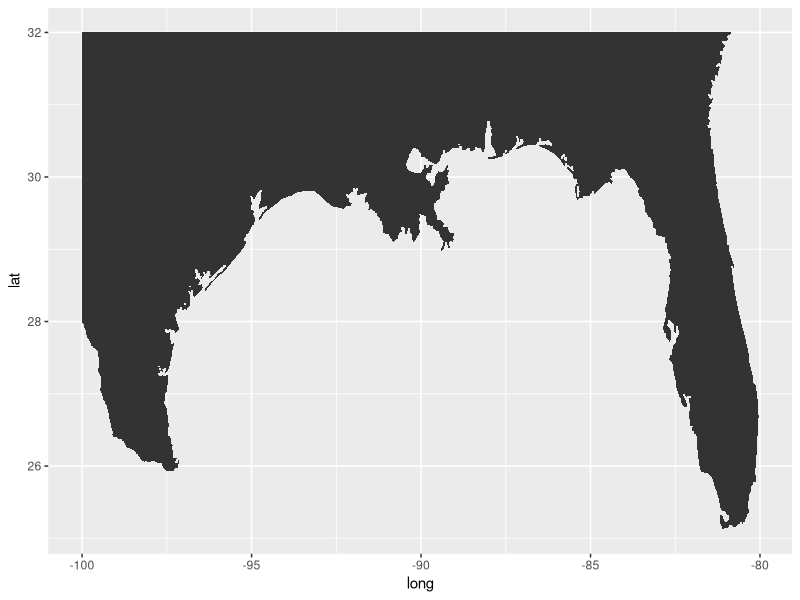

Here is the R script that generated this plot:
library(ggplot2)
library(maps)

getbox <- function (map, xlim, ylim) {
	# identify all regions involved
	small <- subset(map, (long > xlim[1]) & (long < xlim[2]) & (lat > ylim[1]) & (lat < ylim[2]))
	regions <- unique(small$region)
	small <- subset(map, region %in% regions)	

	# now shrink all nodes back to the bounding box
	small$long <- pmax(small$long, xlim[1])
	small$long <- pmin(small$long, xlim[2])
	small$lat <- pmax(small$lat, ylim[1])
	small$lat <- pmin(small$lat, ylim[2])

	return(small)
}

## use it
states <- map_data("state")
states.small <- getbox(states, c(-100,-80), c(20, 32))

ggplot() + geom_polygon(aes(x=long, y=lat, group=group), data=states.small)

world <- map_data("world")
nasa <- getbox(world, xlim = c(-114.93, -55.07), ylim = c(-21.53, 36.64))

